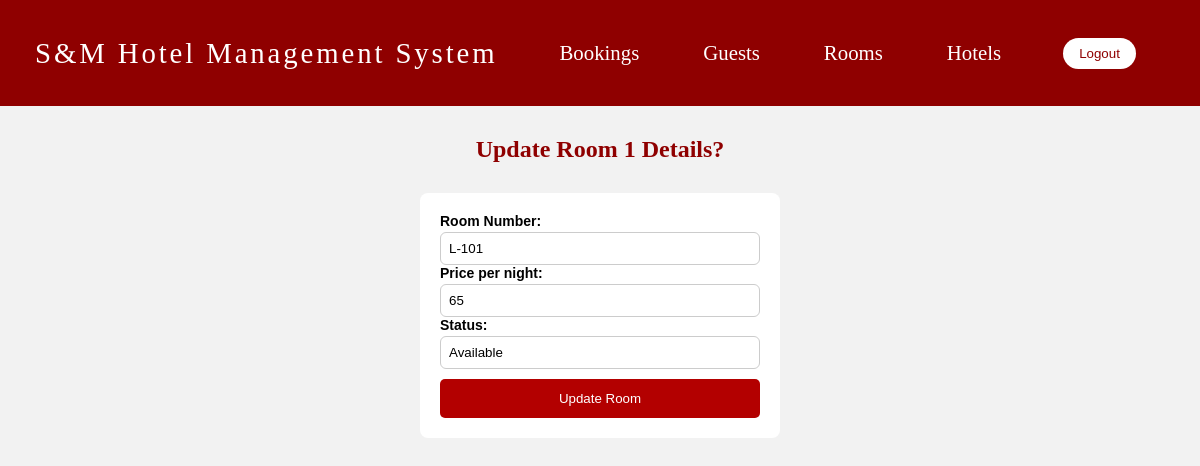
The page /admin/update_room.php?id=1 (signed in) on the database its author committed.
### tables this page shows
CREATE TABLE "Room" (
    "room_ID" INTEGER PRIMARY KEY AUTOINCREMENT,
    "hotelID" INTEGER NOT NULL,
    "roomType_ID" INTEGER NOT NULL,
    "roomNumber" TEXT NOT NULL UNIQUE,
    "PricePerNight" REAL CHECK("PricePerNight" > 0),
    "status" TEXT CHECK("status" IN ('Available', 'Occupied', 'Maintenance')),
    FOREIGN KEY("hotelID") REFERENCES "Hotel"("hotelID"),
    FOREIGN KEY("roomType_ID") REFERENCES "RoomType"("roomType_ID")
);

### admin/room_functions.php (called while the page is built, shortened)
<?php
function viewRoom($room_id)
{
    $db = db_connect();
    $query = 'SELECT * FROM Room WHERE room_ID = :room_id';
    $stmt = $db->prepare($query);
    $stmt->bindValue(':room_id', $room_id, SQLITE3_INTEGER);
    $result = $stmt->execute();
    $room_detail = [];
    while ($row = $result->fetchArray(SQLITE3_ASSOC)) {
        $room_detail[] = $row;
    }
    return $room_detail;
}

### admin/update_room.php (the view, shortened to what this page needs)
<?php
require_once __DIR__ . '/room_functions.php';
include(__DIR__ . '/admin_navbar.php');
$room_id = $_GET['id'];
$room = viewRoom($room_id);
?>
<div>
    <link rel="stylesheet" href="admin.css" />
    <h2 class="centered-header">
        Update Room <?php echo $room[0]['room_ID']; ?> Details?
    </h2>
</div>
<div class="main">
    <form method="post" class="update-form-table">
        <label>Room Number:</label>
        <input type="text" name="roomNumber" value="<?php echo $room[0]['roomNumber']; ?>" required>
        <label>Price per night:</label>
        <input type="text" name="PricePerNight" value="<?php echo $room[0]['PricePerNight']; ?>" required>
        <label>Status:</label>
        <input type="text" name="status" value="<?php echo $room[0]['status']; ?>" required>
        <input type="submit" name="update_room" value="Update Room">
    </form>
</div>

### admin/admin.css (style rules this page uses)
* { box-sizing: border-box; }
body { margin: 0; background: #f2f2f2; font-family: Arial, sans-serif; }
.centered-header { text-align: center; margin: 30px 0; font-family: "Playfair Display", serif; color: #b30000; }
.main { padding: 20px; display: flex; flex-direction: column; align-items: center; }
.update-form-table { width: 360px; background: #fff; padding: 20px; border-radius: 8px; }
.update-form-table label { display: block; margin-bottom: 3px; font-size: 14px; font-weight: bold; }
.update-form-table input[type="text"], .update-form-table input[type="date"], .update-form-table input[type="email"], .update-form-table input[type="number"], .update-form-table input[type="tel"] { width: 100%; padding: 8px; border: 1px solid #ccc; border-radius: 6px; }
.update-form-table input[type="submit"] { width: 100%; padding: 12px; background: #b30000; border: none; color: #fff; border-radius: 5px; margin-top: 10px; }
.centered-header { text-align: center; color: #8f0000; font-family: "Playfair Display", serif; margin-bottom: 10px; }

### rows shown on the page
room: room_ID "1", roomNumber "L-101", PricePerNight "65", status "Available"
